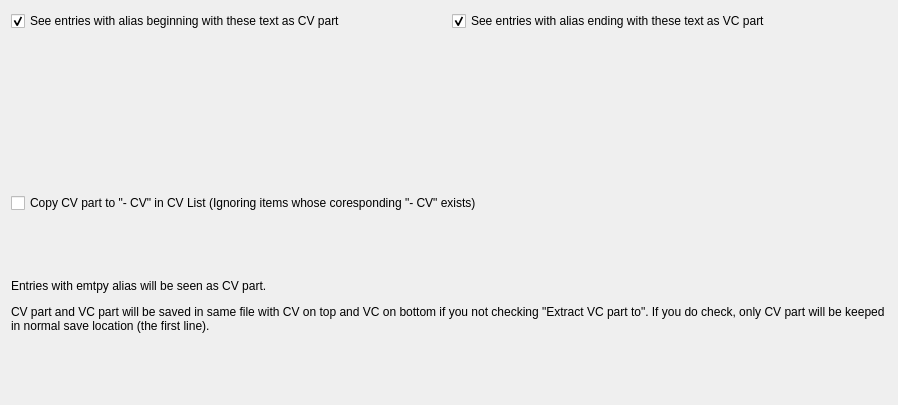
<?xml version="1.0" encoding="UTF-8"?>
<ui version="4.0">
 <class>CVVCPartSplitOptionWidget</class>
 <widget class="QWidget" name="CVVCPartSplitOptionWidget">
  <property name="geometry">
   <rect>
    <x>0</x>
    <y>0</y>
    <width>898</width>
    <height>405</height>
   </rect>
  </property>
  <layout class="QVBoxLayout" name="verticalLayout_3">
   <item>
    <layout class="QHBoxLayout" name="horizontalLayout">
     <item>
      <layout class="QVBoxLayout" name="verticalLayout_2">
       <item>
        <widget class="QCheckBox" name="seeBeginPatternAsCVCheckBox">
         <property name="text">
          <string>See entries with alias beginning with these text as CV part</string>
         </property>
         <property name="checked">
          <bool>true</bool>
         </property>
        </widget>
       </item>
       <item>
        <widget class="StringListModifyWidget" name="seeBeginPatternAsCVContentWidget" native="true"/>
       </item>
      </layout>
     </item>
     <item>
      <layout class="QVBoxLayout" name="verticalLayout">
       <item>
        <widget class="QCheckBox" name="seeEndPatternAsCVCheckBox">
         <property name="text">
          <string>See entries with alias ending with these text as VC part</string>
         </property>
         <property name="checked">
          <bool>true</bool>
         </property>
        </widget>
       </item>
       <item>
        <widget class="StringListModifyWidget" name="seeEndPatternAsCVContentWidget" native="true"/>
       </item>
      </layout>
     </item>
    </layout>
   </item>
   <item>
    <widget class="QCheckBox" name="copyCVtoStartOtoCheckBox">
     <property name="text">
      <string>Copy CV part to &quot;- CV&quot; in CV List (Ignoring items whose coresponding &quot;- CV&quot; exists)</string>
     </property>
    </widget>
   </item>
   <item>
    <widget class="QLabel" name="label">
     <property name="text">
      <string>&lt;html&gt;&lt;head/&gt;&lt;body&gt;&lt;p&gt;Entries with emtpy alias will be seen as CV part.&lt;/p&gt;&lt;p&gt;CV part and VC part will be saved in same file with CV on top and VC on bottom if you not checking &amp;quot;Extract VC part to&amp;quot;. If you do check, only CV part will be keeped in normal save location (the first line). &lt;/p&gt;&lt;/body&gt;&lt;/html&gt;</string>
     </property>
     <property name="wordWrap">
      <bool>true</bool>
     </property>
    </widget>
   </item>
  </layout>
 </widget>
 <customwidgets>
  <customwidget>
   <class>StringListModifyWidget</class>
   <extends>QWidget</extends>
   <header>utils/widgets/StringListModifyWidget.h</header>
   <container>1</container>
  </customwidget>
 </customwidgets>
 <resources/>
 <connections>
  <connection>
   <sender>seeBeginPatternAsCVCheckBox</sender>
   <signal>toggled(bool)</signal>
   <receiver>seeBeginPatternAsCVContentWidget</receiver>
   <slot>setEnabled(bool)</slot>
   <hints>
    <hint type="sourcelabel">
     <x>144</x>
     <y>21</y>
    </hint>
    <hint type="destinationlabel">
     <x>171</x>
     <y>70</y>
    </hint>
   </hints>
  </connection>
  <connection>
   <sender>seeEndPatternAsCVCheckBox</sender>
   <signal>toggled(bool)</signal>
   <receiver>seeEndPatternAsCVContentWidget</receiver>
   <slot>setEnabled(bool)</slot>
   <hints>
    <hint type="sourcelabel">
     <x>468</x>
     <y>28</y>
    </hint>
    <hint type="destinationlabel">
     <x>471</x>
     <y>103</y>
    </hint>
   </hints>
  </connection>
 </connections>
</ui>
